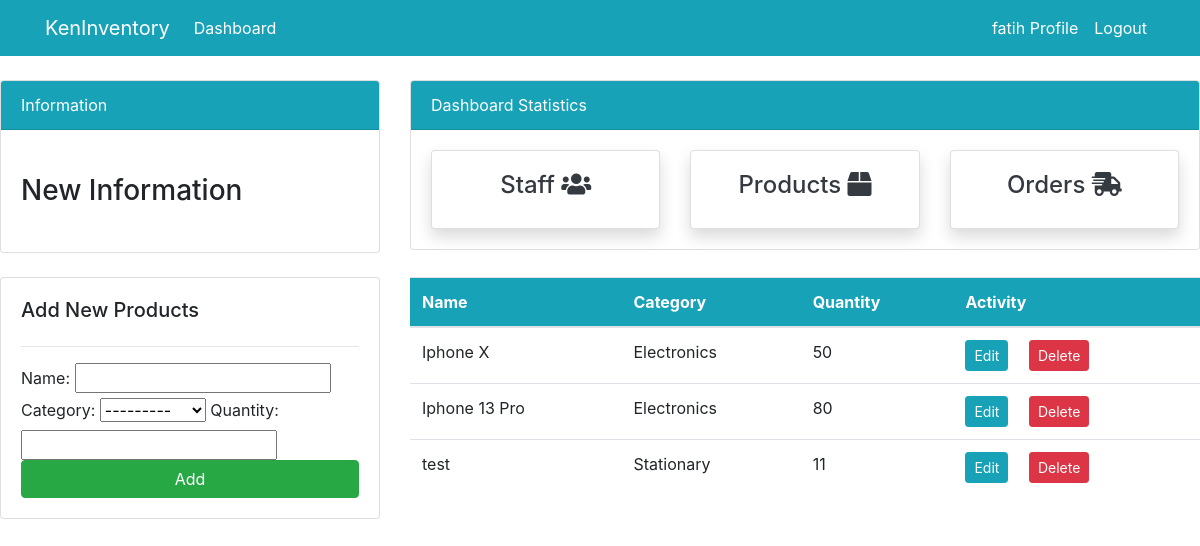
/products (signed in), run on an earlier commit of the app's database.
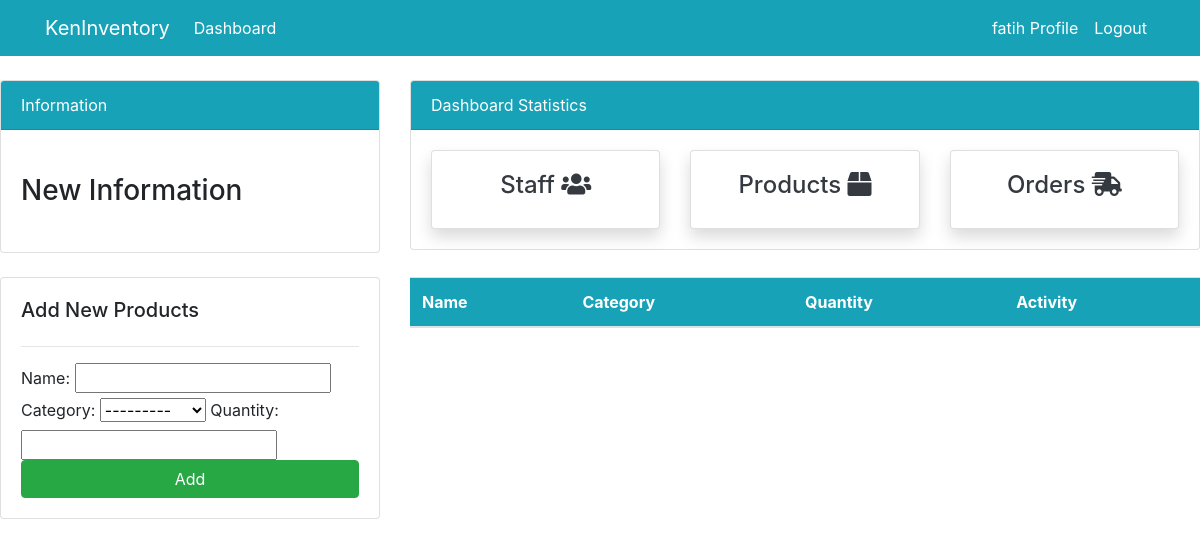
And on a later commit of the database.
### dashboard/models.py (models this page shows, shortened)
class Product(models.Model):
    name = models.CharField(max_length=100, null=True)
    category = models.CharField(max_length=20, choices=CATEGORY,null=True)
    quantity = models.PositiveIntegerField(null=True)

### dashboard/views.py (the view)
# urls.py: path('products', views.products, name="dashboard-products"),
@login_required(login_url="user-login")
def products(request):
    product = Product.objects.all()
    if request.method == 'POST':
        form = ProductForm(request.POST)
        if form.is_valid():
            form.save()
            product_name = form.cleaned_data.get('name')
            messages.success(request, f'{product_name} has been added')
            return redirect('dashboard-products')
    else:
        form = ProductForm()
    context = {
        "product" : product,
        "form" :form,
    }
    return render(request, "dashboard/products.html",context)

### dashboard/forms.py
class ProductForm(forms.ModelForm):
    class Meta:
        model = Product
        fields = '__all__'

### templates/dashboard/products.html (shortened to what this page needs)
{% extends 'partials/base.html' %}
{% block content %}
{% include 'partials/topside.html' %}
<div class="row my-4">
    <div class="col-md-4">
        <div class="card card-body">
            <h5>Add New Products</h5>
            <hr>
            <form method="POST">
                {{ form }}
                <input class="btn btn-success btn-block" type="submit" value="Add">
            </form>
        </div>
    </div>
    <div class="col-md-8">
        <table class="table bg-white">
            <thead class="bg-info text-white">
                <tr>
                    <th scope="col">Name</th>
                    <th scope="col">Category</th>
                    <th scope="col">Quantity</th>
                    <th scope="col">Activity</th>
                </tr>
            </thead>
            <tbody>
                {% for product in product %}
                <tr>
                    <td>{{ product.name }}</td>
                    <td>{{ product.category }}</td>
                    <td>{{ product.quantity }}</td>
                    <td>
                        <a class="btn btn-info btn-sm mr-2"
                            href="{% url 'dashboard-products-edit' product.id %}">Edit</a>
                        <a class="btn btn-danger btn-sm ml-2"
                            href="{% url 'dashboard-product-delete' product.id %}">Delete</a>
                    </td>
                </tr>
                {% endfor %}
            </tbody>
        </table>
    </div>
</div>
{% endblock %}

What changed in the data, as far as the page shows it:
removed Product: name "Iphone X", category "Electronics", quantity "50"
removed Product: name "Iphone 13 Pro", category "Electronics", quantity "80"
removed Product: name "test", category "Stationary", quantity "11"
